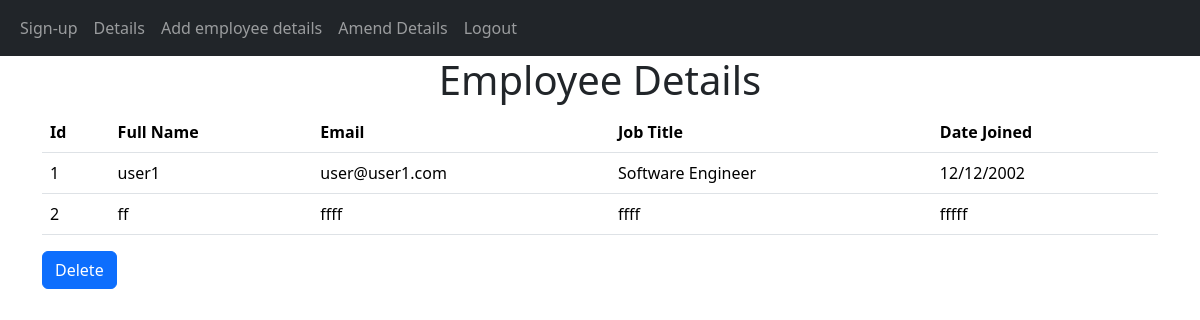
The page /detailsPage (signed in) on the database its author committed.
### website/models.py (models this page shows)
class Details(db.Model):
  id = db.Column(db.Integer, primary_key=True)
  full_name = db.Column(db.String(150), unique=True)
  email = db.Column(db.String(150), unique=True)
  job_title = db.Column(db.String(150), unique=True)
  date_joined = db.Column(db.String(150), unique = True)
  author = db.Column(db.Integer, db.ForeignKey('user.id', ondelete = "CASCADE"), nullable = False)

### website/detailsPage.py (the view)
@detailsPage.route("/detailsPage")
@login_required
def details():
  details = Details.query.all()
  return render_template("details.html", user = current_user,details=details)

### website/templates/details.html (shortened to what this page needs)
{% extends "base.html" %}
{% block content %}
<h1 align="center">Employee Details</h1>
<div id="details">
  <table class="table">
    <thead>
      <tr>
        <th scope="col">Id</th>
        <th scope="col">Full Name</th>
        <th scope="col">Email</th>
        <th scope="col">Job Title</th>
        <th scope="col">Date Joined</th>
      </tr>
    </thead>
{% for detail in details %}
  <tbody>
<tr>
  <td>{{detail.id}}</td>
  <td>{{detail.full_name}}</td>
  <td>{{detail.email}}</td>
  <td>{{detail.job_title}}</td>
  <td>{{detail.date_joined}}</td>
</tr>
</tbody>
{% endfor %}
</table>
</div>
{% if user.admin == "1" %}
<form action="/delete" method="get">
  <button name="deleteButton" type="submit" class="btn btn-primary">Delete</button>
</form>
{% endif %}
{% endblock %}

### website/templates/base.html (shortened to what this page needs)
<!DOCTYPE html>
<html lang="en">
<head>
  <link href="https://cdn.jsdelivr.net/npm/bootstrap@5.3.1/dist/css/bootstrap.min.css" rel="stylesheet">
</head>
<body>
  <nav class ="navbar navbar-expand-lg navbar-dark bg-dark">
    <div class ="container-fluid">
    <div class = "collapse navbar-collapse" id = "navbar">
      <div class ="navbar-nav">
        <a class = "nav-item nav-link" href="/sign-up">Sign-up</a>
        <a class = "nav-item nav-link" href="/detailsPage">Details</a>
        <a class = "nav-item nav-link" href="/post">Add employee details</a>
        <a class = "nav-item nav-link" href="/update">Amend Details</a>
        <a class = "nav-item nav-link" href="/logout">Logout</a>
      </div>
    </div>
  </div>
  </nav>
  <div class = "container">
    {% block content %}{% endblock %}
  </div>
</body>
</html>

### rows shown on the page
Details: id "1", full_name "user1", email "user@user1.com", job_title "Software Engineer", date_joined "12/12/2002"
Details: id "2", full_name "ff", email "ffff", job_title "ffff", date_joined "fffff"
